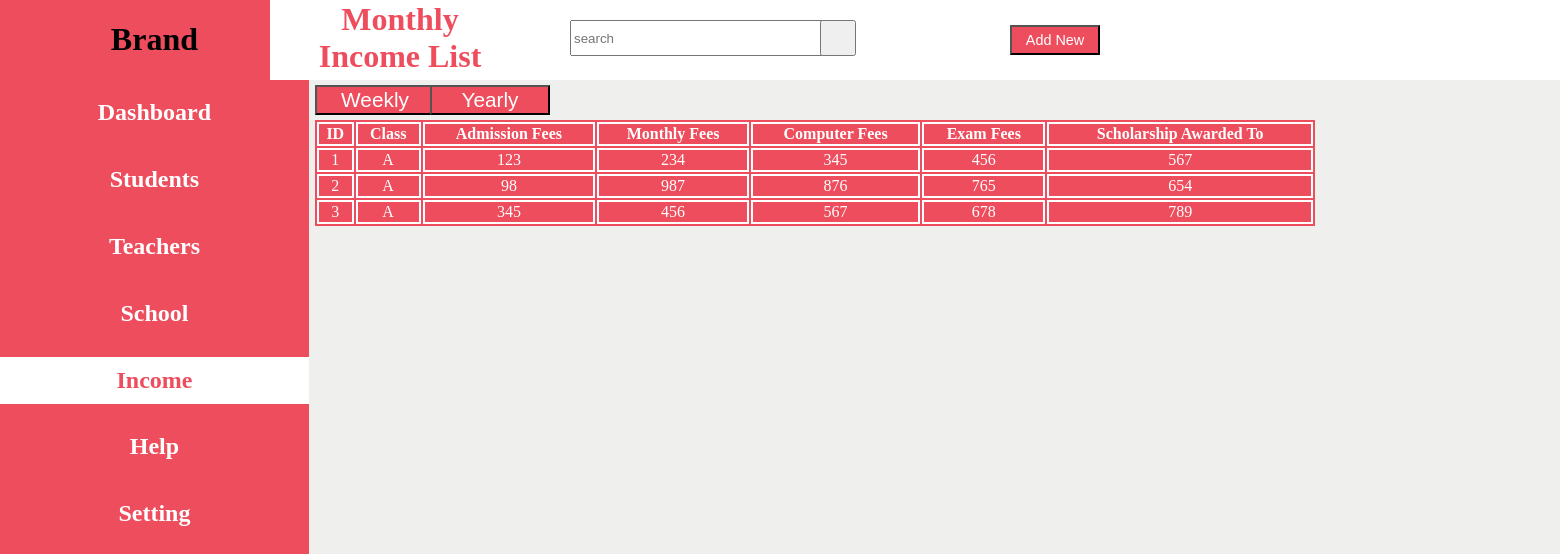
The app's page /lms_app/monthly_income_retrieve/ with its own data.
### lms_app/models.py (models this page shows)
class Monthly_Income_Table(models.Model):
    classroom = models.CharField(max_length=255)
    admissionfees = models.IntegerField()
    monthlyfess = models.IntegerField()
    computerfees = models.IntegerField()
    examfees = models.IntegerField()
    scholarshipawardedto = models.CharField(max_length=255)

### lms_app/views.py (the view)
# urls.py: path('monthly_income_retrieve/', views.monthly_income_retrieve, name="monthly_income_retrieve"),
def monthly_income_retrieve(request):
    data = Monthly_Income_Table.objects.raw("select * from lms_app_monthly_income_table")
    return render(request, 'monthlyincome.html', {"monthly": data})

### lms_app/templates/monthlyincome.html (shortened to what this page needs)
<!DOCTYPE html>
{% load static %}
<html lang="en">
<head>
    <link rel="stylesheet" href="{% static 'style.css' %}">
    <link href='https://unpkg.com/css.gg@2.0.0/icons/css/search.css' rel='stylesheet'>
    <link href='https://unpkg.com/css.gg@2.0.0/icons/css/profile.css' rel='stylesheet'>
    <link href='https://unpkg.com/css.gg@2.0.0/icons/css/bell.css' rel='stylesheet'>
    <link href='https://unpkg.com/css.gg@2.0.0/icons/css/readme.css' rel='stylesheet'>
    <link href='https://unpkg.com/css.gg@2.0.0/icons/css/read.css' rel='stylesheet'>
    <link href='https://unpkg.com/css.gg@2.0.0/icons/css/home-alt.css' rel='stylesheet'>
    <link href='https://unpkg.com/css.gg@2.0.0/icons/css/insights.css' rel='stylesheet'>
    <link href='https://unpkg.com/css.gg@2.0.0/icons/css/danger.css' rel='stylesheet'>
    <link href='https://unpkg.com/css.gg@2.0.0/icons/css/ghost.css' rel='stylesheet'>
</head>
<body style="background-color: #efefee;">
    <div class="nevbar" style="background-color: #ed4d5d;">
        <h1>Brand</h1>
        <div  class="nev1"><a href="{% url 'dashboard' %}"><h2>Dashboard</h2></a></div>
        <div class="nev1"><a href="{% url 'student' %}"><h2>Students</h2></a></div>
        <div class="nev1"><a href="{% url 'teacher' %}"><h2>Teachers</h2></a></dv>
        <div class="nev"><a href="{% url 'school' %}"><h2>School</h2></a></div>
        <div class="nev"><a href="{% url 'income' %}"><h2 style="background: white; color: #ed4d5d;">Income</h2></a></div>
        <div class="nev"><a href="{% url 'help' %}"><h2>Help</h2></a></div>
        <div class="nev"><a href="{% url 'setting' %}"><h2>Setting</h2></a></div>
    </div>
    <div class="top">
        <div class="top-search">
            <input class="search" type="text" placeholder="search">
            <button type="submit" class="botton"></button>
        </div>
    </div>
    <h1 style="position: absolute; top: -20px; left: 300px; color: #ed4d5d; width: 200px">Monthly Income List</h1>
    <form action="{% url 'monthlyincometable' %}">
        <input type="submit" value="Add New" style="background: #ed4d5d;color: white;position: absolute; top: 25px;left: 1010px; width: 90px; height: 30px;text-align: center; font-size: 90%">
    </form>
    <form action="{% url 'income' %}">
        <input type="submit" value="Weekly" style="background: #ed4d5d;color: white;position: absolute; top: 85px;left: 315px; width: 120px; height: 30px;text-align: center; font-size: 130%">
    </form>
    <form action="{% url 'yearlyincome' %}">
        <input type="submit" value="Yearly" style="background: #ed4d5d;color: white;position: absolute; top: 85px;left: 430px; width: 120px; height: 30px;text-align: center; font-size: 130%">
    </form>
    <table class="table" style="width:1000px; background: #ed4d5d;position: absolute; top: 120px; left:315px">
        <thead>
          <tr>
            <th style="background: #ed4d5d;color: white;border: 2px solid white;" scope="col">ID</th>
            <th style="background: #ed4d5d;color: white;border: 2px solid white;" scope="col">Class</th>
            <th style="background: #ed4d5d;color: white;border: 2px solid white;" scope="col">Admission Fees</th>
            <th style="background: #ed4d5d;color: white;border: 2px solid white;" scope="col">Monthly Fees</th>
            <th style="background: #ed4d5d;color: white;border: 2px solid white;" scope="col">Computer Fees</th>
            <th style="background: #ed4d5d;color: white;border: 2px solid white;" scope="col">Exam Fees</th>
            <th style="background: #ed4d5d;color: white;border: 2px solid white;" scope="col">Scholarship Awarded To</th>
          </tr>
        </thead>
        <form style="position: absolute; top:300px; left: 800px" action="{% url 'monthly_income_retrieve' %}">
            {% for i in monthly %}
                <tbody>
                    <tr>
                        <td style="background: #ed4d5d;color: white;border: 2px solid white;">{{ i.id }}</td>
                        <td style="background: #ed4d5d;color: white;border: 2px solid white;">{{ i.classroom }}</td>
                        <td style="background: #ed4d5d;color: white;border: 2px solid white;">{{ i.admissionfees }}</td>
                        <td style="background: #ed4d5d;color: white;border: 2px solid white;">{{ i.monthlyfess }}</td>
                        <td style="background: #ed4d5d;color: white;border: 2px solid white;">{{ i.computerfees }}</td>
                        <td style="background: #ed4d5d;color: white;border: 2px solid white;">{{ i.examfees }}</td>
                        <td style="background: #ed4d5d;color: white;border: 2px solid white;">{{ i.scholarshipawardedto }}</td>
                    </tr>
                </tbody>
            {% endfor %}
        </form>
    </table>
    <div class="icons">
        <br><br><br><br>
        <br><br><br>
        <br><br>
        <br><br><br>
        <br><br><br>
    </div>
</body>
</html>

### lms_app/static/style.css (style rules this page uses)
body { overflow-x: hidden; }
.nevbar a { text-decoration: none; list-style-type: none; color: white; position: relative; top: 9px; }
.nevbar { width: 19.8%; height: 100%; position: absolute; top: 0px; left: 0px; text-align: center; }
.top-search { position: absolute; top: 20px; left: 300px; }
.search { height: 30px; width: 260px; }
.top-search .botton { position: absolute; left: 250px; height: 36px; width: 36px; }
.top { width: 1300px; height: 80px; background: white; position: absolute; top: 0px; left: 270px; }
.icons { width: 100px; height: 400px; background: transparent; position: absolute; top: 165px; }
.nev h2 { padding: 10px 0px; position: relative; left: 0px; }
.nev1 h2 { padding: 10px 0px; }

### records on screen
Monthly_Income_Table: id "1", classroom "A", admissionfees "123", monthlyfess "234", computerfees "345", examfees "456", scholarshipawardedto "567"
Monthly_Income_Table: id "2", classroom "A", admissionfees "98", monthlyfess "987", computerfees "876", examfees "765", scholarshipawardedto "654"
Monthly_Income_Table: id "3", classroom "A", admissionfees "345", monthlyfess "456", computerfees "567", examfees "678", scholarshipawardedto "789"
